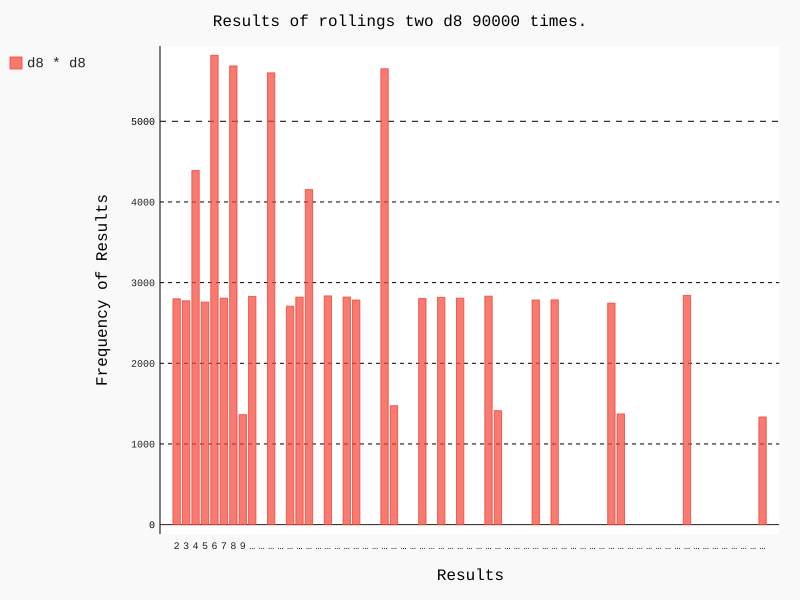

The Python source for this figure:
import pygal
from die import Die 


die_1 = Die(8)
die_2 = Die(8)

results = []
for roll_num in range(90000):
    result = die_1.roll() * die_2.roll()
    results.append(result)

frequencies = []
max_result = die_1.num_sides * die_2.num_sides
for value in range(2, max_result+1):
    frequency = results.count(value)
    frequencies.append(frequency)

hist = pygal.Bar()
hist.title = f'Results of rollings two d8 {len(results)} times.'
hist.x_labels = []
for num_guess in range(2, max_result+1):
    hist.x_labels.append(num_guess)
hist.x_title = 'Results'
hist.y_title = 'Frequency of Results'
hist.add('d8 * d8', frequencies)
hist.render_to_file('die_multiply.svg')
